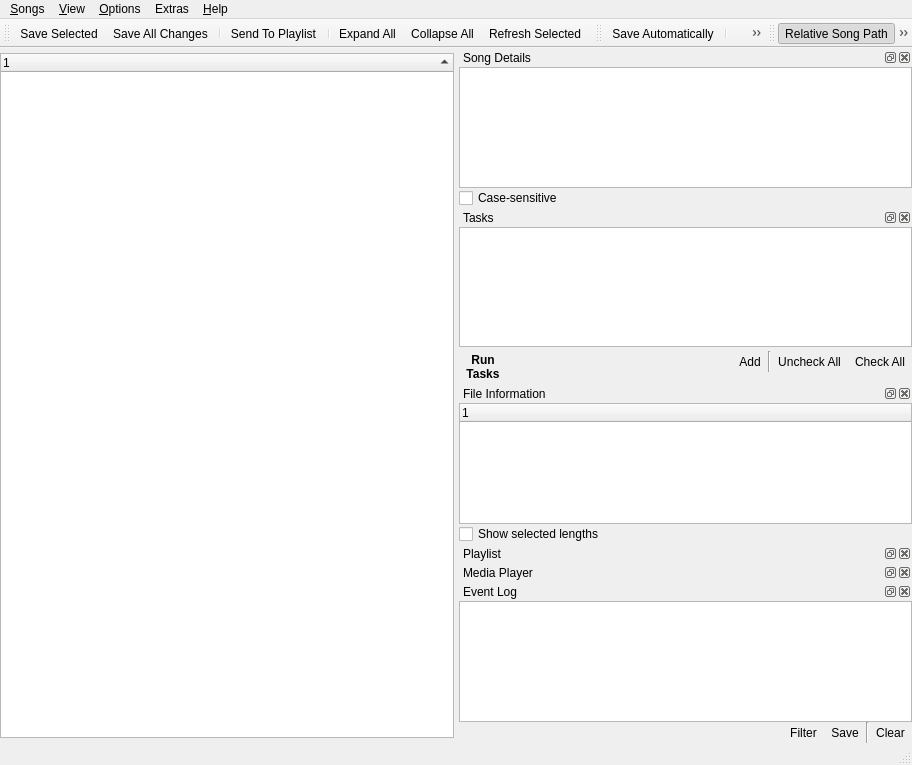
<ui version="4.0" >
 <class>QUMainWindow</class>
 <widget class="QMainWindow" name="QUMainWindow" >
  <property name="geometry" >
   <rect>
    <x>0</x>
    <y>0</y>
    <width>912</width>
    <height>765</height>
   </rect>
  </property>
  <property name="acceptDrops" >
   <bool>false</bool>
  </property>
  <property name="windowTitle" >
   <string>S</string>
  </property>
  <property name="windowIcon" >
   <iconset resource="images/uman.qrc" >
    <normaloff>:/icons/uman16.png</normaloff>:/icons/uman16.png</iconset>
  </property>
  <widget class="QWidget" name="centralwidget" >
   <property name="geometry" >
    <rect>
     <x>0</x>
     <y>47</y>
     <width>912</width>
     <height>697</height>
    </rect>
   </property>
   <layout class="QHBoxLayout" name="horizontalLayout_4" >
    <property name="spacing" >
     <number>5</number>
    </property>
    <property name="margin" >
     <number>0</number>
    </property>
    <item>
     <layout class="QVBoxLayout" name="verticalLayout_6" >
      <property name="spacing" >
       <number>5</number>
      </property>
      <item>
       <widget class="QUFilterArea" native="1" name="filterArea" />
      </item>
      <item>
       <widget class="QUSongTree" name="songTree" >
        <property name="sizePolicy" >
         <sizepolicy vsizetype="Expanding" hsizetype="Expanding" >
          <horstretch>0</horstretch>
          <verstretch>0</verstretch>
         </sizepolicy>
        </property>
        <property name="contextMenuPolicy" >
         <enum>Qt::CustomContextMenu</enum>
        </property>
        <property name="acceptDrops" >
         <bool>true</bool>
        </property>
        <property name="dragEnabled" >
         <bool>false</bool>
        </property>
        <property name="dragDropMode" >
         <enum>QAbstractItemView::DropOnly</enum>
        </property>
        <property name="alternatingRowColors" >
         <bool>true</bool>
        </property>
        <property name="selectionMode" >
         <enum>QAbstractItemView::ExtendedSelection</enum>
        </property>
        <property name="selectionBehavior" >
         <enum>QAbstractItemView::SelectRows</enum>
        </property>
        <property name="uniformRowHeights" >
         <bool>true</bool>
        </property>
        <property name="sortingEnabled" >
         <bool>true</bool>
        </property>
        <property name="animated" >
         <bool>false</bool>
        </property>
        <property name="allColumnsShowFocus" >
         <bool>false</bool>
        </property>
        <column>
         <property name="text" >
          <string>1</string>
         </property>
        </column>
       </widget>
      </item>
      <item>
       <widget class="QUMontyArea" native="1" name="montyArea" />
      </item>
     </layout>
    </item>
    <item>
     <layout class="QVBoxLayout" >
      <property name="spacing" >
       <number>0</number>
      </property>
      <item>
       <widget class="QDockWidget" name="detailsDock" >
        <property name="windowTitle" >
         <string>Song Details</string>
        </property>
        <widget class="QWidget" name="dockWidgetContents" >
         <property name="geometry" >
          <rect>
           <x>0</x>
           <y>20</y>
           <width>451</width>
           <height>129</height>
          </rect>
         </property>
         <layout class="QVBoxLayout" >
          <property name="spacing" >
           <number>0</number>
          </property>
          <property name="margin" >
           <number>0</number>
          </property>
          <item>
           <widget class="QUDetailsTable" name="detailsTable" >
            <property name="sizePolicy" >
             <sizepolicy vsizetype="Expanding" hsizetype="Preferred" >
              <horstretch>0</horstretch>
              <verstretch>0</verstretch>
             </sizepolicy>
            </property>
            <property name="minimumSize" >
             <size>
              <width>100</width>
              <height>0</height>
             </size>
            </property>
            <property name="baseSize" >
             <size>
              <width>100</width>
              <height>0</height>
             </size>
            </property>
            <property name="editTriggers" >
             <set>QAbstractItemView::AnyKeyPressed|QAbstractItemView::DoubleClicked|QAbstractItemView::EditKeyPressed</set>
            </property>
            <property name="showDropIndicator" stdset="0" >
             <bool>true</bool>
            </property>
            <property name="alternatingRowColors" >
             <bool>true</bool>
            </property>
            <property name="selectionMode" >
             <enum>QAbstractItemView::SingleSelection</enum>
            </property>
            <property name="selectionBehavior" >
             <enum>QAbstractItemView::SelectRows</enum>
            </property>
            <property name="gridStyle" >
             <enum>Qt::DashLine</enum>
            </property>
            <property name="wordWrap" >
             <bool>false</bool>
            </property>
            <property name="cornerButtonEnabled" >
             <bool>false</bool>
            </property>
           </widget>
          </item>
          <item>
           <widget class="QCheckBox" name="completerChk" >
            <property name="toolTip" >
             <string>If checked, the auto-completion considers the case of the input.</string>
            </property>
            <property name="text" >
             <string>Case-sensitive </string>
            </property>
           </widget>
          </item>
         </layout>
        </widget>
       </widget>
      </item>
      <item>
       <widget class="QDockWidget" name="tasksDock" >
        <property name="windowTitle" >
         <string>Tasks</string>
        </property>
        <widget class="QWidget" name="dockWidgetContents_2" >
         <property name="geometry" >
          <rect>
           <x>0</x>
           <y>20</y>
           <width>451</width>
           <height>151</height>
          </rect>
         </property>
         <layout class="QVBoxLayout" >
          <property name="spacing" >
           <number>2</number>
          </property>
          <property name="margin" >
           <number>0</number>
          </property>
          <item>
           <widget class="QUTaskList" name="taskList" >
            <property name="sizePolicy" >
             <sizepolicy vsizetype="Expanding" hsizetype="Expanding" >
              <horstretch>0</horstretch>
              <verstretch>0</verstretch>
             </sizepolicy>
            </property>
            <property name="editTriggers" >
             <set>QAbstractItemView::NoEditTriggers</set>
            </property>
            <property name="alternatingRowColors" >
             <bool>true</bool>
            </property>
            <property name="selectionMode" >
             <enum>QAbstractItemView::SingleSelection</enum>
            </property>
           </widget>
          </item>
          <item>
           <layout class="QHBoxLayout" >
            <property name="spacing" >
             <number>5</number>
            </property>
            <property name="leftMargin" >
             <number>0</number>
            </property>
            <property name="rightMargin" >
             <number>0</number>
            </property>
            <property name="bottomMargin" >
             <number>0</number>
            </property>
            <item>
             <widget class="QToolButton" name="taskBtn" >
              <property name="font" >
               <font>
                <weight>75</weight>
                <bold>true</bold>
               </font>
              </property>
              <property name="toolTip" >
               <string>Apply all checked tasks to all selected songs. (Ctrl+R)</string>
              </property>
              <property name="text" >
               <string>Run
Tasks</string>
              </property>
              <property name="icon" >
               <iconset resource="images/uman.qrc" >
                <normaloff>:/control/play32.png</normaloff>:/control/play32.png</iconset>
              </property>
              <property name="iconSize" >
               <size>
                <width>32</width>
                <height>32</height>
               </size>
              </property>
              <property name="shortcut" >
               <string>Ctrl+R</string>
              </property>
              <property name="toolButtonStyle" >
               <enum>Qt::ToolButtonTextBesideIcon</enum>
              </property>
              <property name="autoRaise" >
               <bool>true</bool>
              </property>
             </widget>
            </item>
            <item>
             <spacer>
              <property name="orientation" >
               <enum>Qt::Horizontal</enum>
              </property>
              <property name="sizeHint" stdset="0" >
               <size>
                <width>40</width>
                <height>20</height>
               </size>
              </property>
             </spacer>
            </item>
            <item>
             <layout class="QVBoxLayout" >
              <property name="spacing" >
               <number>0</number>
              </property>
              <item>
               <layout class="QHBoxLayout" >
                <property name="spacing" >
                 <number>0</number>
                </property>
                <item>
                 <widget class="QToolButton" name="addTaskBtn" >
                  <property name="text" >
                   <string>Add</string>
                  </property>
                  <property name="icon" >
                   <iconset resource="images/uman.qrc" >
                    <normaloff>:/marks/add.png</normaloff>:/marks/add.png</iconset>
                  </property>
                  <property name="toolButtonStyle" >
                   <enum>Qt::ToolButtonTextBesideIcon</enum>
                  </property>
                  <property name="autoRaise" >
                   <bool>true</bool>
                  </property>
                  <property name="arrowType" >
                   <enum>Qt::NoArrow</enum>
                  </property>
                 </widget>
                </item>
                <item>
                 <widget class="Line" name="line" >
                  <property name="orientation" >
                   <enum>Qt::Vertical</enum>
                  </property>
                 </widget>
                </item>
                <item>
                 <widget class="QToolButton" name="noTasksBtn" >
                  <property name="toolTip" >
                   <string>Uncheck all tasks</string>
                  </property>
                  <property name="text" >
                   <string>Uncheck All</string>
                  </property>
                  <property name="icon" >
                   <iconset resource="images/uman.qrc" >
                    <normaloff>:/control/uncheck_tasks.png</normaloff>:/control/uncheck_tasks.png</iconset>
                  </property>
                  <property name="autoRaise" >
                   <bool>true</bool>
                  </property>
                 </widget>
                </item>
                <item>
                 <widget class="QToolButton" name="allTasksBtn" >
                  <property name="toolTip" >
                   <string>Check all tasks</string>
                  </property>
                  <property name="text" >
                   <string>Check All</string>
                  </property>
                  <property name="icon" >
                   <iconset resource="images/uman.qrc" >
                    <normaloff>:/control/check_tasks.png</normaloff>:/control/check_tasks.png</iconset>
                  </property>
                  <property name="toolButtonStyle" >
                   <enum>Qt::ToolButtonIconOnly</enum>
                  </property>
                  <property name="autoRaise" >
                   <bool>true</bool>
                  </property>
                 </widget>
                </item>
               </layout>
              </item>
              <item>
               <spacer>
                <property name="orientation" >
                 <enum>Qt::Vertical</enum>
                </property>
                <property name="sizeType" >
                 <enum>QSizePolicy::Minimum</enum>
                </property>
                <property name="sizeHint" stdset="0" >
                 <size>
                  <width>20</width>
                  <height>10</height>
                 </size>
                </property>
               </spacer>
              </item>
             </layout>
            </item>
           </layout>
          </item>
         </layout>
        </widget>
       </widget>
      </item>
      <item>
       <widget class="QDockWidget" name="previewDock" >
        <property name="windowTitle" >
         <string>File Information</string>
        </property>
        <widget class="QWidget" name="dockWidgetContents_4" >
         <property name="geometry" >
          <rect>
           <x>0</x>
           <y>20</y>
           <width>451</width>
           <height>129</height>
          </rect>
         </property>
         <layout class="QVBoxLayout" name="verticalLayout" >
          <property name="spacing" >
           <number>0</number>
          </property>
          <property name="margin" >
           <number>0</number>
          </property>
          <item>
           <widget class="QUPreviewTree" name="previewTree" >
            <property name="textElideMode" >
             <enum>Qt::ElideRight</enum>
            </property>
            <column>
             <property name="text" >
              <string>1</string>
             </property>
            </column>
           </widget>
          </item>
          <item>
           <widget class="QCheckBox" name="calculateTimeChk" >
            <property name="text" >
             <string>Show selected lengths</string>
            </property>
           </widget>
          </item>
         </layout>
        </widget>
       </widget>
      </item>
      <item>
       <widget class="QDockWidget" name="playlistDock" >
        <property name="minimumSize" >
         <size>
          <width>0</width>
          <height>0</height>
         </size>
        </property>
        <property name="toolTip" >
         <string/>
        </property>
        <property name="windowTitle" >
         <string>Playlist</string>
        </property>
        <widget class="QWidget" name="dockWidgetContents_5" >
         <property name="geometry" >
          <rect>
           <x>0</x>
           <y>20</y>
           <width>451</width>
           <height>16</height>
          </rect>
         </property>
         <layout class="QHBoxLayout" name="horizontalLayout" >
          <property name="spacing" >
           <number>0</number>
          </property>
          <property name="margin" >
           <number>0</number>
          </property>
          <item>
           <widget class="QUPlaylistArea" native="1" name="playlistArea" />
          </item>
         </layout>
        </widget>
       </widget>
      </item>
      <item>
       <widget class="QDockWidget" name="mediaPlayerDock" >
        <property name="windowTitle" >
         <string>Media Player</string>
        </property>
        <widget class="QWidget" name="dockWidgetContents_6" >
         <property name="geometry" >
          <rect>
           <x>0</x>
           <y>20</y>
           <width>451</width>
           <height>16</height>
          </rect>
         </property>
         <layout class="QVBoxLayout" name="verticalLayout_2" >
          <property name="spacing" >
           <number>0</number>
          </property>
          <property name="margin" >
           <number>0</number>
          </property>
          <item>
           <widget class="QUMediaPlayer" native="1" name="mediaplayer" />
          </item>
         </layout>
        </widget>
       </widget>
      </item>
      <item>
       <widget class="QDockWidget" name="eventsDock" >
        <property name="windowTitle" >
         <string>Event Log</string>
        </property>
        <widget class="QWidget" name="dockWidgetContents_3" >
         <property name="geometry" >
          <rect>
           <x>0</x>
           <y>20</y>
           <width>451</width>
           <height>134</height>
          </rect>
         </property>
         <layout class="QVBoxLayout" >
          <property name="spacing" >
           <number>0</number>
          </property>
          <property name="margin" >
           <number>0</number>
          </property>
          <item>
           <widget class="QListWidget" name="log" >
            <property name="sizePolicy" >
             <sizepolicy vsizetype="Preferred" hsizetype="Preferred" >
              <horstretch>0</horstretch>
              <verstretch>0</verstretch>
             </sizepolicy>
            </property>
            <property name="maximumSize" >
             <size>
              <width>16777215</width>
              <height>16777215</height>
             </size>
            </property>
            <property name="palette" >
             <palette>
              <active>
               <colorrole role="Base" >
                <brush brushstyle="SolidPattern" >
                 <color alpha="255" >
                  <red>255</red>
                  <green>255</green>
                  <blue>255</blue>
                 </color>
                </brush>
               </colorrole>
              </active>
              <inactive>
               <colorrole role="Base" >
                <brush brushstyle="SolidPattern" >
                 <color alpha="255" >
                  <red>255</red>
                  <green>255</green>
                  <blue>255</blue>
                 </color>
                </brush>
               </colorrole>
              </inactive>
              <disabled>
               <colorrole role="Base" >
                <brush brushstyle="SolidPattern" >
                 <color alpha="255" >
                  <red>212</red>
                  <green>208</green>
                  <blue>200</blue>
                 </color>
                </brush>
               </colorrole>
              </disabled>
             </palette>
            </property>
            <property name="selectionMode" >
             <enum>QAbstractItemView::ContiguousSelection</enum>
            </property>
            <property name="selectionBehavior" >
             <enum>QAbstractItemView::SelectRows</enum>
            </property>
            <property name="isWrapping" stdset="0" >
             <bool>false</bool>
            </property>
            <property name="wordWrap" >
             <bool>false</bool>
            </property>
           </widget>
          </item>
          <item>
           <layout class="QHBoxLayout" name="horizontalLayout_5" >
            <property name="spacing" >
             <number>0</number>
            </property>
            <property name="sizeConstraint" >
             <enum>QLayout::SetDefaultConstraint</enum>
            </property>
            <property name="leftMargin" >
             <number>0</number>
            </property>
            <property name="topMargin" >
             <number>0</number>
            </property>
            <item>
             <spacer name="horizontalSpacer" >
              <property name="orientation" >
               <enum>Qt::Horizontal</enum>
              </property>
              <property name="sizeHint" stdset="0" >
               <size>
                <width>40</width>
                <height>20</height>
               </size>
              </property>
             </spacer>
            </item>
            <item>
             <widget class="QToolButton" name="logOptionsBtn" >
              <property name="text" >
               <string>Filter</string>
              </property>
              <property name="icon" >
               <iconset resource="images/uman.qrc" >
                <normaloff>:/control/filter_log.png</normaloff>:/control/filter_log.png</iconset>
              </property>
              <property name="toolButtonStyle" >
               <enum>Qt::ToolButtonTextBesideIcon</enum>
              </property>
              <property name="autoRaise" >
               <bool>true</bool>
              </property>
             </widget>
            </item>
            <item>
             <widget class="QToolButton" name="logSaveBtn" >
              <property name="text" >
               <string>Save</string>
              </property>
              <property name="icon" >
               <iconset resource="images/uman.qrc" >
                <normaloff>:/control/save.png</normaloff>:/control/save.png</iconset>
              </property>
              <property name="toolButtonStyle" >
               <enum>Qt::ToolButtonTextBesideIcon</enum>
              </property>
              <property name="autoRaise" >
               <bool>true</bool>
              </property>
             </widget>
            </item>
            <item>
             <widget class="Line" name="line_2" >
              <property name="orientation" >
               <enum>Qt::Vertical</enum>
              </property>
             </widget>
            </item>
            <item>
             <widget class="QToolButton" name="logClearBtn" >
              <property name="text" >
               <string>Clear</string>
              </property>
              <property name="icon" >
               <iconset resource="images/uman.qrc" >
                <normaloff>:/control/bin.png</normaloff>:/control/bin.png</iconset>
              </property>
              <property name="toolButtonStyle" >
               <enum>Qt::ToolButtonIconOnly</enum>
              </property>
              <property name="autoRaise" >
               <bool>true</bool>
              </property>
             </widget>
            </item>
           </layout>
          </item>
         </layout>
        </widget>
       </widget>
      </item>
     </layout>
    </item>
   </layout>
  </widget>
  <widget class="QMenuBar" name="menubar" >
   <property name="geometry" >
    <rect>
     <x>0</x>
     <y>0</y>
     <width>912</width>
     <height>21</height>
    </rect>
   </property>
   <widget class="QMenu" name="menuAbout_Qt" >
    <property name="layoutDirection" >
     <enum>Qt::LeftToRight</enum>
    </property>
    <property name="tearOffEnabled" >
     <bool>false</bool>
    </property>
    <property name="title" >
     <string>&amp;Help</string>
    </property>
    <addaction name="actionAllowMonty" />
    <addaction name="actionShowMonty" />
    <addaction name="separator" />
    <addaction name="actionQt" />
    <addaction name="actionTagLib" />
    <addaction name="actionUman" />
   </widget>
   <widget class="QMenu" name="menuSongs" >
    <property name="title" >
     <string>&amp;Songs</string>
    </property>
    <addaction name="actionSaveSelected" />
    <addaction name="actionSaveAll" />
    <addaction name="separator" />
    <addaction name="actionDeleteSelected" />
    <addaction name="actionMergeSelected" />
    <addaction name="separator" />
    <addaction name="actionSendToPlaylist" />
    <addaction name="actionGetCovers" />
    <addaction name="actionShowLyrics" />
    <addaction name="separator" />
    <addaction name="actionExpandAll" />
    <addaction name="actionCollapseAll" />
    <addaction name="separator" />
    <addaction name="actionRefresh" />
   </widget>
   <widget class="QMenu" name="menuOptions" >
    <property name="title" >
     <string>&amp;Options</string>
    </property>
    <widget class="QMenu" name="menu_Language" >
     <property name="title" >
      <string>&amp;Language</string>
     </property>
     <addaction name="actionLangEnglish" />
     <addaction name="actionLangGerman" />
     <addaction name="actionLangPolish" />
    </widget>
    <addaction name="actionAutoSave" />
    <addaction name="actionAlwaysOnTop" />
    <addaction name="separator" />
    <addaction name="actionTagSaveOrder" />
    <addaction name="actionChangeSongDirectory" />
    <addaction name="actionCustomTags" />
    <addaction name="separator" />
    <addaction name="menu_Language" />
   </widget>
   <widget class="QMenu" name="menuView" >
    <property name="title" >
     <string>&amp;View</string>
    </property>
    <addaction name="actionShowRelativeSongPath" />
    <addaction name="actionAltSongTree" />
    <addaction name="actionFilter" />
    <addaction name="separator" />
   </widget>
   <widget class="QMenu" name="menuExtras" >
    <property name="title" >
     <string>Extras</string>
    </property>
    <addaction name="actionNewReport" />
    <addaction name="actionBackupAudioFiles" />
   </widget>
   <addaction name="menuSongs" />
   <addaction name="menuView" />
   <addaction name="menuOptions" />
   <addaction name="menuExtras" />
   <addaction name="menuAbout_Qt" />
  </widget>
  <widget class="QStatusBar" name="statusbar" >
   <property name="geometry" >
    <rect>
     <x>0</x>
     <y>744</y>
     <width>912</width>
     <height>21</height>
    </rect>
   </property>
  </widget>
  <widget class="QToolBar" name="songsBar" >
   <property name="geometry" >
    <rect>
     <x>0</x>
     <y>21</y>
     <width>164</width>
     <height>26</height>
    </rect>
   </property>
   <property name="windowTitle" >
    <string>Songs</string>
   </property>
   <property name="movable" >
    <bool>true</bool>
   </property>
   <property name="iconSize" >
    <size>
     <width>16</width>
     <height>16</height>
    </size>
   </property>
   <property name="floatable" >
    <bool>true</bool>
   </property>
   <attribute name="toolBarArea" >
    <enum>TopToolBarArea</enum>
   </attribute>
   <attribute name="toolBarBreak" >
    <bool>false</bool>
   </attribute>
   <addaction name="actionSaveSelected" />
   <addaction name="actionSaveAll" />
   <addaction name="separator" />
   <addaction name="actionSendToPlaylist" />
   <addaction name="separator" />
   <addaction name="actionExpandAll" />
   <addaction name="actionCollapseAll" />
   <addaction name="actionRefreshSelected" />
  </widget>
  <widget class="QToolBar" name="optionsBar" >
   <property name="geometry" >
    <rect>
     <x>164</x>
     <y>21</y>
     <width>187</width>
     <height>26</height>
    </rect>
   </property>
   <property name="windowTitle" >
    <string>Options</string>
   </property>
   <property name="iconSize" >
    <size>
     <width>16</width>
     <height>16</height>
    </size>
   </property>
   <attribute name="toolBarArea" >
    <enum>TopToolBarArea</enum>
   </attribute>
   <attribute name="toolBarBreak" >
    <bool>false</bool>
   </attribute>
   <addaction name="actionAutoSave" />
   <addaction name="separator" />
   <addaction name="actionTagSaveOrder" />
   <addaction name="actionChangeSongDirectory" />
   <addaction name="actionCustomTags" />
   <addaction name="separator" />
   <addaction name="actionLangEnglish" />
   <addaction name="actionLangGerman" />
   <addaction name="actionLangPolish" />
  </widget>
  <widget class="QToolBar" name="viewBar" >
   <property name="geometry" >
    <rect>
     <x>351</x>
     <y>21</y>
     <width>561</width>
     <height>26</height>
    </rect>
   </property>
   <property name="windowTitle" >
    <string>View</string>
   </property>
   <property name="iconSize" >
    <size>
     <width>16</width>
     <height>16</height>
    </size>
   </property>
   <attribute name="toolBarArea" >
    <enum>TopToolBarArea</enum>
   </attribute>
   <attribute name="toolBarBreak" >
    <bool>false</bool>
   </attribute>
   <addaction name="actionShowRelativeSongPath" />
   <addaction name="actionFilter" />
   <addaction name="separator" />
  </widget>
  <action name="actionQt" >
   <property name="text" >
    <string>About &amp;Qt...</string>
   </property>
   <property name="menuRole" >
    <enum>QAction::AboutQtRole</enum>
   </property>
  </action>
  <action name="actionUman" >
   <property name="icon" >
    <iconset resource="images/uman.qrc" >
     <normaloff>:/icons/cup.png</normaloff>:/icons/cup.png</iconset>
   </property>
   <property name="text" >
    <string>&amp;About UltraStar Manager...</string>
   </property>
  </action>
  <action name="actionExpandAll" >
   <property name="icon" >
    <iconset resource="images/uman.qrc" >
     <normaloff>:/control/expand.png</normaloff>:/control/expand.png</iconset>
   </property>
   <property name="text" >
    <string>Expand All</string>
   </property>
   <property name="statusTip" >
    <string>Expands every node in the song tree.</string>
   </property>
  </action>
  <action name="actionCollapseAll" >
   <property name="icon" >
    <iconset resource="images/uman.qrc" >
     <normaloff>:/control/collapse.png</normaloff>:/control/collapse.png</iconset>
   </property>
   <property name="text" >
    <string>Collapse All</string>
   </property>
   <property name="statusTip" >
    <string>Only shows all directories in the song tree.</string>
   </property>
  </action>
  <action name="actionTagSaveOrder" >
   <property name="enabled" >
    <bool>true</bool>
   </property>
   <property name="icon" >
    <iconset resource="images/uman.qrc" >
     <normaloff>:/control/tag_disk.png</normaloff>:/control/tag_disk.png</iconset>
   </property>
   <property name="text" >
    <string>&amp;Tag Save Order...</string>
   </property>
   <property name="statusTip" >
    <string>Modify the order in which tags will be saved into song files.</string>
   </property>
  </action>
  <action name="actionAllowMonty" >
   <property name="checkable" >
    <bool>true</bool>
   </property>
   <property name="checked" >
    <bool>true</bool>
   </property>
   <property name="icon" >
    <iconset resource="images/uman.qrc" >
     <normaloff>:/monty/normal.png</normaloff>:/monty/normal.png</iconset>
   </property>
   <property name="text" >
    <string>Allow Monty to talk</string>
   </property>
  </action>
  <action name="actionShowMonty" >
   <property name="icon" >
    <iconset resource="images/uman.qrc" >
     <normaloff>:/monty/happy.png</normaloff>:/monty/happy.png</iconset>
   </property>
   <property name="text" >
    <string>Show &amp;Monty now</string>
   </property>
   <property name="statusTip" >
    <string>Displays the last message from Monty the Mammoth.</string>
   </property>
  </action>
  <action name="actionRefresh" >
   <property name="text" >
    <string>Rebuild &amp;Tree</string>
   </property>
  </action>
  <action name="actionShowRelativeSongPath" >
   <property name="checkable" >
    <bool>true</bool>
   </property>
   <property name="checked" >
    <bool>true</bool>
   </property>
   <property name="icon" >
    <iconset resource="images/uman.qrc" >
     <normaloff>:/control/folder_realtive.png</normaloff>:/control/folder_realtive.png</iconset>
   </property>
   <property name="text" >
    <string>&amp;Relative Song Path</string>
   </property>
   <property name="statusTip" >
    <string>If not checked, displays the song folder names only</string>
   </property>
  </action>
  <action name="actionChangeSongDirectory" >
   <property name="icon" >
    <iconset resource="images/uman.qrc" >
     <normaloff>:/control/folder_note.png</normaloff>:/control/folder_note.png</iconset>
   </property>
   <property name="text" >
    <string>Song &amp;Directory...</string>
   </property>
   <property name="statusTip" >
    <string>Reset the location where all US songs are located.</string>
   </property>
  </action>
  <action name="actionRefreshSelected" >
   <property name="icon" >
    <iconset resource="images/uman.qrc" >
     <normaloff>:/control/refresh.png</normaloff>:/control/refresh.png</iconset>
   </property>
   <property name="text" >
    <string>&amp;Refresh Selected</string>
   </property>
  </action>
  <action name="actionAutoSave" >
   <property name="checkable" >
    <bool>true</bool>
   </property>
   <property name="icon" >
    <iconset resource="images/uman.qrc" >
     <normaloff>:/control/auto_save.png</normaloff>:/control/auto_save.png</iconset>
   </property>
   <property name="text" >
    <string>&amp;Save Automatically</string>
   </property>
   <property name="statusTip" >
    <string>Save all changes in a song automatically to the song file.</string>
   </property>
  </action>
  <action name="actionSaveSelected" >
   <property name="icon" >
    <iconset resource="images/uman.qrc" >
     <normaloff>:/control/save.png</normaloff>:/control/save.png</iconset>
   </property>
   <property name="text" >
    <string>&amp;Save Selected</string>
   </property>
  </action>
  <action name="actionSaveAll" >
   <property name="icon" >
    <iconset resource="images/uman.qrc" >
     <normaloff>:/control/save_all.png</normaloff>:/control/save_all.png</iconset>
   </property>
   <property name="text" >
    <string>Save &amp;All Changes</string>
   </property>
  </action>
  <action name="actionFilter" >
   <property name="checkable" >
    <bool>true</bool>
   </property>
   <property name="icon" >
    <iconset resource="images/uman.qrc" >
     <normaloff>:/control/filter.png</normaloff>:/control/filter.png</iconset>
   </property>
   <property name="text" >
    <string>&amp;Filter Songs</string>
   </property>
  </action>
  <action name="actionNewReport" >
   <property name="icon" >
    <iconset resource="images/uman.qrc" >
     <normaloff>:/control/report.png</normaloff>:/control/report.png</iconset>
   </property>
   <property name="text" >
    <string>&amp;New Report...</string>
   </property>
  </action>
  <action name="actionLangEnglish" >
   <property name="checkable" >
    <bool>true</bool>
   </property>
   <property name="icon" >
    <iconset resource="images/uman.qrc" >
     <normaloff>:/lang/us.png</normaloff>:/lang/us.png</iconset>
   </property>
   <property name="text" >
    <string>&amp;English</string>
   </property>
  </action>
  <action name="actionLangGerman" >
   <property name="checkable" >
    <bool>true</bool>
   </property>
   <property name="icon" >
    <iconset resource="images/uman.qrc" >
     <normaloff>:/lang/de.png</normaloff>:/lang/de.png</iconset>
   </property>
   <property name="text" >
    <string>&amp;German (Deutsch)</string>
   </property>
  </action>
  <action name="actionTagLib" >
   <property name="icon" >
    <iconset resource="images/uman.qrc" >
     <normaloff>:/types/music.png</normaloff>:/types/music.png</iconset>
   </property>
   <property name="text" >
    <string>About TagLib...</string>
   </property>
  </action>
  <action name="actionSendToPlaylist" >
   <property name="icon" >
    <iconset resource="images/uman.qrc" >
     <normaloff>:/control/playlist_to.png</normaloff>:/control/playlist_to.png</iconset>
   </property>
   <property name="text" >
    <string>Send To Playlist</string>
   </property>
  </action>
  <action name="actionCustomTags" >
   <property name="icon" >
    <iconset resource="images/uman.qrc" >
     <normaloff>:/control/tag_custom.png</normaloff>:/control/tag_custom.png</iconset>
   </property>
   <property name="text" >
    <string>Custom Tags...</string>
   </property>
  </action>
  <action name="actionShowLyrics" >
   <property name="icon" >
    <iconset resource="images/uman.qrc" >
     <normaloff>:/types/text.png</normaloff>:/types/text.png</iconset>
   </property>
   <property name="text" >
    <string>Show Lyrics...</string>
   </property>
  </action>
  <action name="actionAltSongTree" >
   <property name="checkable" >
    <bool>true</bool>
   </property>
   <property name="text" >
    <string>Alternative Song Tree</string>
   </property>
  </action>
  <action name="actionDeleteSelected" >
   <property name="icon" >
    <iconset resource="images/uman.qrc" >
     <normaloff>:/control/bin.png</normaloff>:/control/bin.png</iconset>
   </property>
   <property name="text" >
    <string>Delete Selected</string>
   </property>
  </action>
  <action name="actionMergeSelected" >
   <property name="text" >
    <string>Merge Selected</string>
   </property>
  </action>
  <action name="actionAlwaysOnTop" >
   <property name="checkable" >
    <bool>true</bool>
   </property>
   <property name="text" >
    <string>Always On Top</string>
   </property>
  </action>
  <action name="actionBackupAudioFiles" >
   <property name="text" >
    <string>Backup Audio Files...</string>
   </property>
  </action>
  <action name="actionGetCovers" >
   <property name="text" >
    <string>Get Covers From Amazon...</string>
   </property>
  </action>
  <action name="actionLangPolish" >
   <property name="icon" >
    <iconset resource="images/uman.qrc" >
     <normaloff>:/lang/pl.png</normaloff>:/lang/pl.png</iconset>
   </property>
   <property name="text" >
    <string>&amp;Polish (Polski)</string>
   </property>
  </action>
 </widget>
 <customwidgets>
  <customwidget>
   <class>QUTaskList</class>
   <extends>QListWidget</extends>
   <header>QUTaskList.h</header>
  </customwidget>
  <customwidget>
   <class>QUDetailsTable</class>
   <extends>QTableWidget</extends>
   <header>QUDetailsTable.h</header>
  </customwidget>
  <customwidget>
   <class>QUSongTree</class>
   <extends>QTreeWidget</extends>
   <header>QUSongTree.h</header>
  </customwidget>
  <customwidget>
   <class>QUPreviewTree</class>
   <extends>QTreeWidget</extends>
   <header>QUPreviewTree.h</header>
  </customwidget>
  <customwidget>
   <class>QUPlaylistArea</class>
   <extends>QWidget</extends>
   <header>QUPlaylistArea.h</header>
   <container>1</container>
  </customwidget>
  <customwidget>
   <class>QUFilterArea</class>
   <extends>QWidget</extends>
   <header>QUFilterArea.h</header>
   <container>1</container>
  </customwidget>
  <customwidget>
   <class>QUMontyArea</class>
   <extends>QWidget</extends>
   <header>QUMontyArea.h</header>
   <container>1</container>
  </customwidget>
  <customwidget>
   <class>QUMediaPlayer</class>
   <extends>QWidget</extends>
   <header>QUMediaPlayer.h</header>
   <container>1</container>
  </customwidget>
 </customwidgets>
 <resources>
  <include location="images/uman.qrc" />
 </resources>
 <connections/>
</ui>
